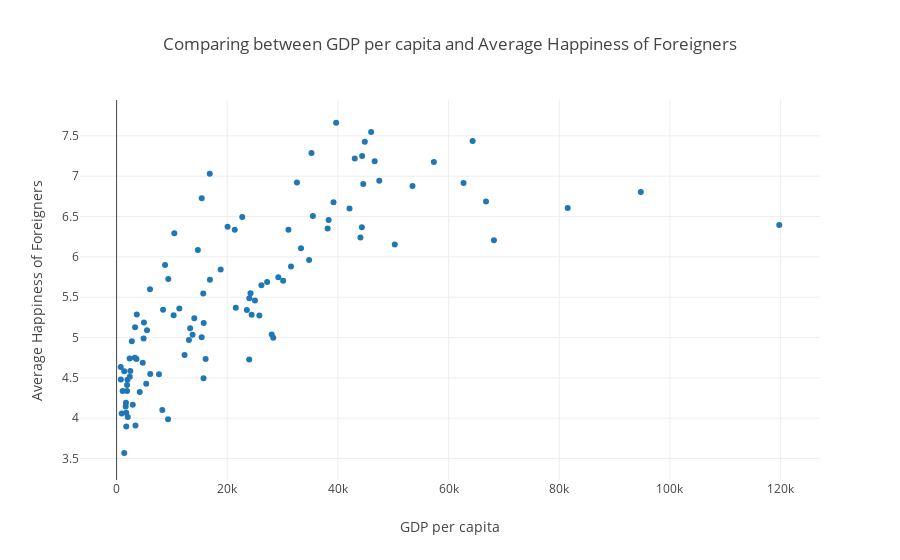

Notebook code for this chart:
### Code cell
trace = go.Scatter(
    x = df['GDP per person, 2015-2017'],
    y = df['Average happiness of foreign born'],
    mode = 'markers'
)
data = [trace]
layout = dict(title='Comparing between GDP per capita and Average Happiness of Foreigners',
              xaxis = {'title':'GDP per capita'},
              yaxis = {'title':'Average Happiness of Foreigners'},)

fig = dict(data=data, layout=layout)
# Plot and embed in ipython notebook!
iplot(fig)
